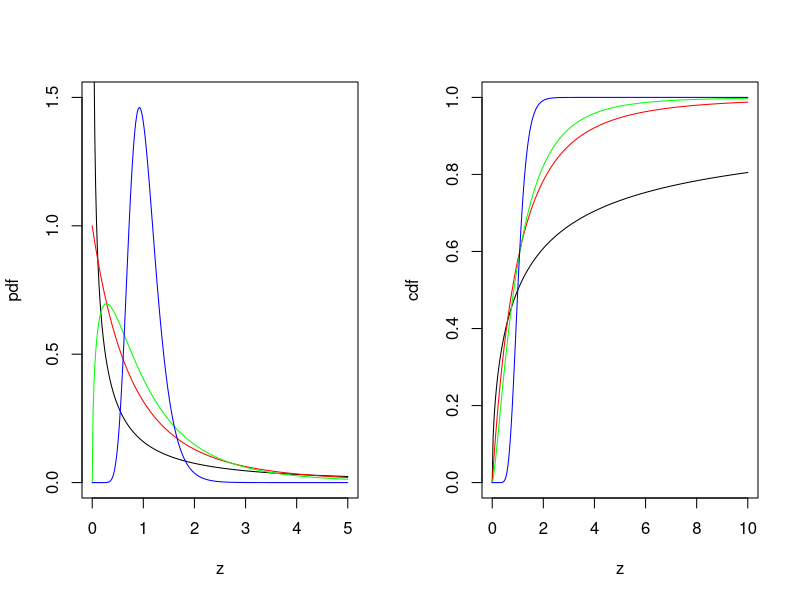

The R script that drew this image:
par(mfrow = c(1, 2))

# F-distributed variable
z = seq(0, 5, length = 300)
# df for the nominator
n = c(1, 2, 3, 50)
# df for the denominator
m = c(1, 6, 10, 50)

# pdf of z for n=1 & m=1
plot(z, df(z, n[1], m[1]), type = "l", xlab = "z", ylab = "pdf", ylim = c(0, 1.5))
# n=2 & m=6
lines(z, df(z, n[2], m[2]), col = "red")
# n=3 & m=10
lines(z, df(z, n[3], m[3]), col = "green")
# n=50 & m=50
lines(z, df(z, n[4], m[4]), col = "blue")

z = seq(0, 10, length = 300)
# cdf of z with respective df as above
plot(z, pf(z, n[1], m[1]), type = "l", xlab = "z", ylab = "cdf", ylim = c(0, 1))
lines(z, pf(z, n[2], m[2]), col = "red")
lines(z, pf(z, n[3], m[3]), col = "green")
lines(z, pf(z, n[4], m[4]), col = "blue") 
 TRUE
